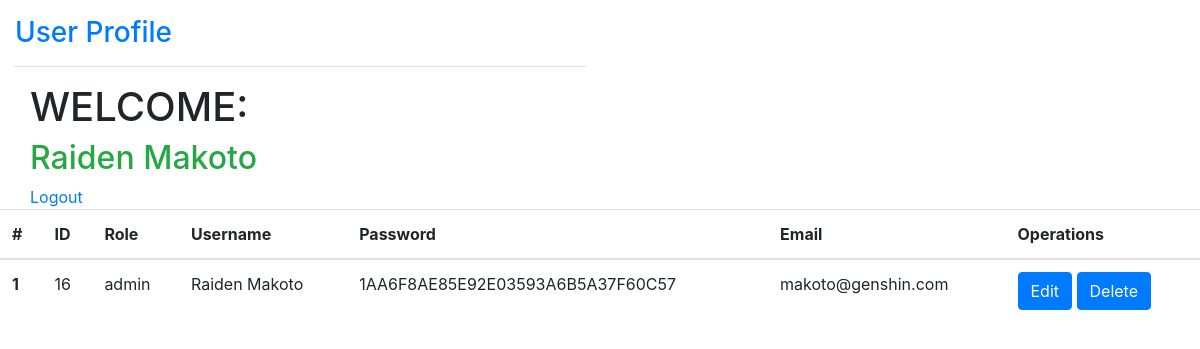
The app's page /FYP/userProfile.php (signed in), older data.
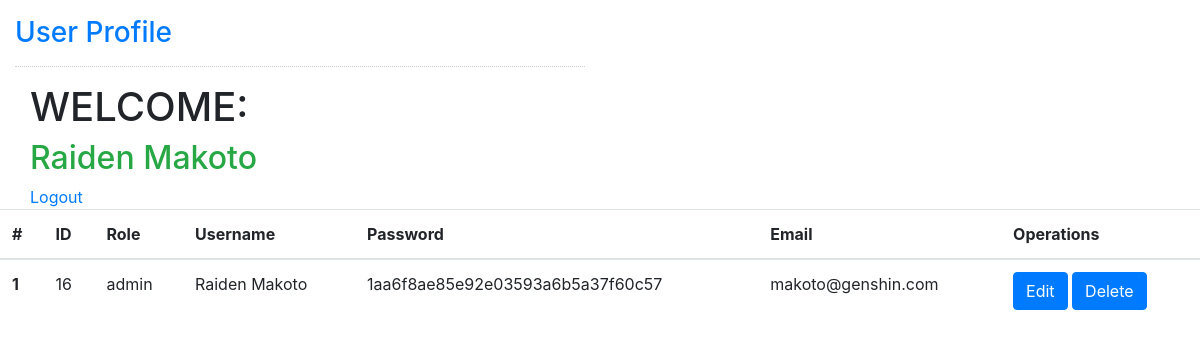
The same page, newer data.
### tables this page shows
CREATE TABLE IF NOT EXISTS `users` (
  `id` int NOT NULL AUTO_INCREMENT,
  `role` enum('member','teacher','committee','admin') NOT NULL,
  `username` varchar(50) NOT NULL,
  `password` varchar(50) NOT NULL,
  `email` varchar(50) NOT NULL,
  PRIMARY KEY (`id`)
);

### FYP/userProfile.php (the view, shortened to what this page needs)
<!DOCTYPE html>
<?php
include ('includes/database.php');
?>
<html lang="en">
	<head>
        <link rel="stylesheet" href="https://cdn.jsdelivr.net/npm/bootstrap@4.6.1/dist/css/bootstrap.min.css">
	</head>
<body>
	<nav class="navbar navbar-default">
	</nav>
	<div class="col-md-6 well">
		<h3 class="text-primary">User Profile</h3>
		<hr style="border-top:1px dotted #ccc;"/>
		<div class="col-md-6">
			<h1>WELCOME:</h1>
			<?php echo "<h2 class='text-success'>".$_SESSION['username']."</h2>"; ?>
			<a href="logout.php">Logout</a>
		</div>
	</div>
    <table class="table">
        <thead>
            <tr>
                <th scope="col">#</th>
                <th scope="col">ID</th>
                <th scope="col">Role</th>
                <th scope="col">Username</th>
                <th scope="col">Password</th>
                <th scope="col">Email</th>
                <th scope="col">Operations</th>
            </tr>
        </thead>
        <tbody>
            <?php
            $id = intval($_SESSION["id"]);
            $sql = "SELECT * FROM users WHERE id='$id'";
            $result = mysqli_query($conn, $sql);
            $counter = 1;
            while($row = mysqli_fetch_assoc($result)) {
            ?>
            <tr>
                <th scope="row"><?php echo $counter++; ?></th>
                <td><?php echo $row["id"]; ?></td>
                <td><?php echo $row["role"]; ?></td>
                <td><?php echo $row["username"] ?></td>
                <td><?php echo $row["password"]; ?></td>
                <td><?php echo $row["email"]; ?></td>
                <td>
                    <a href="editprofile.php?id=<?php echo $row["id"]; ?>" class="btn btn-primary">Edit</a>
                    <a href="deleteProfile.php?id=<?php echo $row["id"]; ?>" class="btn btn-primary">Delete</a>
                </td>
            </tr>
            <?php } ?>
        </tbody>
        </table>
  </body>
</html>
</body>
</html>

Row changes from the older to the newer data that the page shows:
changed users "admin": password "1AA6F8AE85E92E03593A6B5A37F60C57" → "1aa6f8ae85e92e03593a6b5a37f60c57"
